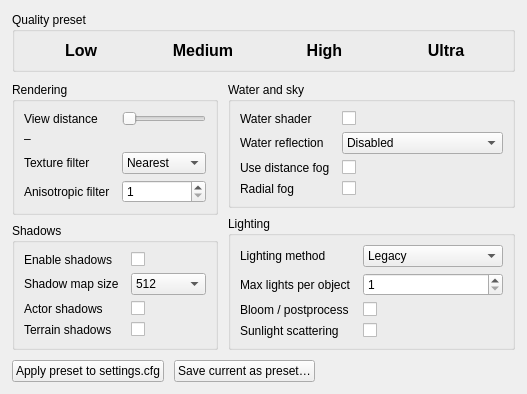
     <widget class="QWidget" name="graphicsPresetsTab">
      <attribute name="title">
       <string>Graphics Presets</string>
      </attribute>
      <layout class="QVBoxLayout" name="graphicsPresetsTabLayout">
       <property name="spacing"><number>10</number></property>
       <property name="leftMargin"><number>12</number></property>
       <property name="topMargin"><number>12</number></property>
       <property name="rightMargin"><number>12</number></property>
       <property name="bottomMargin"><number>12</number></property>

       <!-- Preset buttons group -->
       <item>
        <widget class="QGroupBox" name="graphicsPresetGroupBox">
         <property name="title"><string>Quality preset</string></property>
         <layout class="QHBoxLayout" name="graphicsPresetLayout">
          <property name="spacing"><number>8</number></property>
          <item>
           <widget class="QPushButton" name="presetLowButton">
            <property name="text"><string>Low</string></property>
            <property name="minimumHeight"><number>44</number></property>
            <property name="checkable"><bool>true</bool></property>
            <property name="styleSheet">
             <string notr="true">QPushButton { font-size: 12pt; font-weight: 600; border-radius: 4px; }
QPushButton:checked { background: #2e7d32; color: white; border: 2px solid #1b5e20; }</string>
            </property>
           </widget>
          </item>
          <item>
           <widget class="QPushButton" name="presetMediumButton">
            <property name="text"><string>Medium</string></property>
            <property name="minimumHeight"><number>44</number></property>
            <property name="checkable"><bool>true</bool></property>
            <property name="styleSheet">
             <string notr="true">QPushButton { font-size: 12pt; font-weight: 600; border-radius: 4px; }
QPushButton:checked { background: #1565c0; color: white; border: 2px solid #0d47a1; }</string>
            </property>
           </widget>
          </item>
          <item>
           <widget class="QPushButton" name="presetHighButton">
            <property name="text"><string>High</string></property>
            <property name="minimumHeight"><number>44</number></property>
            <property name="checkable"><bool>true</bool></property>
            <property name="styleSheet">
             <string notr="true">QPushButton { font-size: 12pt; font-weight: 600; border-radius: 4px; }
QPushButton:checked { background: #6a1b9a; color: white; border: 2px solid #4a148c; }</string>
            </property>
           </widget>
          </item>
          <item>
           <widget class="QPushButton" name="presetUltraButton">
            <property name="text"><string>Ultra</string></property>
            <property name="minimumHeight"><number>44</number></property>
            <property name="checkable"><bool>true</bool></property>
            <property name="styleSheet">
             <string notr="true">QPushButton { font-size: 12pt; font-weight: 600; border-radius: 4px; }
QPushButton:checked { background: #b71c1c; color: white; border: 2px solid #7f0000; }</string>
            </property>
           </widget>
          </item>
         </layout>
        </widget>
       </item>

       <!-- Two-column detail settings -->
       <item>
        <layout class="QHBoxLayout" name="graphicsDetailColumnsLayout">
         <property name="spacing"><number>10</number></property>

         <!-- Left column -->
         <item>
          <layout class="QVBoxLayout" name="graphicsLeftColumnLayout">
           <property name="spacing"><number>8</number></property>

           <item>
            <widget class="QGroupBox" name="renderingGroupBox">
             <property name="title"><string>Rendering</string></property>
             <layout class="QFormLayout" name="renderingFormLayout">
              <property name="horizontalSpacing"><number>12</number></property>
              <property name="verticalSpacing"><number>6</number></property>
              <item row="0" column="0"><widget class="QLabel" name="label_renderDistance"><property name="text"><string>View distance</string></property></widget></item>
              <item row="0" column="1">
               <widget class="QSlider" name="viewDistanceSlider">
                <property name="orientation"><enum>Qt::Horizontal</enum></property>
                <property name="minimum"><number>1000</number></property>
                <property name="maximum"><number>100000</number></property>
                <property name="singleStep"><number>1000</number></property>
               </widget>
              </item>
              <item row="1" column="0"><widget class="QLabel" name="label_viewDistanceValue"><property name="text"><string>–</string></property></widget></item>
              <item row="1" column="1"><spacer name="sp1"><property name="orientation"><enum>Qt::Horizontal</enum></property><property name="sizeHint" stdset="0"><size><width>0</width><height>0</height></size></property></spacer></item>
              <item row="2" column="0"><widget class="QLabel" name="label_textureFilter"><property name="text"><string>Texture filter</string></property></widget></item>
              <item row="2" column="1">
               <widget class="QComboBox" name="textureFilterComboBox">
                <item><property name="text"><string>Nearest</string></property><property name="userData" stdset="0"><string>nearest</string></property></item>
                <item><property name="text"><string>Bilinear</string></property><property name="userData" stdset="0"><string>linear</string></property></item>
                <item><property name="text"><string>Trilinear</string></property><property name="userData" stdset="0"><string>trilinear</string></property></item>
               </widget>
              </item>
              <item row="3" column="0"><widget class="QLabel" name="label_anisotropy"><property name="text"><string>Anisotropic filter</string></property></widget></item>
              <item row="3" column="1">
               <widget name="anisotropySpinBox" class="QSpinBox">
                <property name="minimum"><number>1</number></property>
                <property name="maximum"><number>16</number></property>
               </widget>
              </item>
             </layout>
            </widget>
           </item>

           <item>
            <widget class="QGroupBox" name="shadowsGroupBox">
             <property name="title"><string>Shadows</string></property>
             <layout class="QFormLayout" name="shadowsFormLayout">
              <property name="horizontalSpacing"><number>12</number></property>
              <property name="verticalSpacing"><number>6</number></property>
              <item row="0" column="0"><widget class="QLabel" name="label_shadows"><property name="text"><string>Enable shadows</string></property></widget></item>
              <item row="0" column="1"><widget class="QCheckBox" name="shadowsCheckBox"><property name="text"><string/></property></widget></item>
              <item row="1" column="0"><widget class="QLabel" name="label_shadowRes"><property name="text"><string>Shadow map size</string></property></widget></item>
              <item row="1" column="1">
               <widget class="QComboBox" name="shadowResComboBox">
                <item><property name="text"><string>512</string></property><property name="userData" stdset="0"><string>512</string></property></item>
                <item><property name="text"><string>1024</string></property><property name="userData" stdset="0"><string>1024</string></property></item>
                <item><property name="text"><string>2048</string></property><property name="userData" stdset="0"><string>2048</string></property></item>
                <item><property name="text"><string>4096</string></property><property name="userData" stdset="0"><string>4096</string></property></item>
               </widget>
              </item>
              <item row="2" column="0"><widget class="QLabel" name="label_actorShadows"><property name="text"><string>Actor shadows</string></property></widget></item>
              <item row="2" column="1"><widget class="QCheckBox" name="actorShadowsCheckBox"><property name="text"><string/></property></widget></item>
              <item row="3" column="0"><widget class="QLabel" name="label_terrainShadows"><property name="text"><string>Terrain shadows</string></property></widget></item>
              <item row="3" column="1"><widget class="QCheckBox" name="terrainShadowsCheckBox"><property name="text"><string/></property></widget></item>
             </layout>
            </widget>
           </item>

          </layout>
         </item>

         <!-- Right column -->
         <item>
          <layout class="QVBoxLayout" name="graphicsRightColumnLayout">
           <property name="spacing"><number>8</number></property>

           <item>
            <widget class="QGroupBox" name="waterGroupBox">
             <property name="title"><string>Water and sky</string></property>
             <layout class="QFormLayout" name="waterFormLayout">
              <property name="horizontalSpacing"><number>12</number></property>
              <property name="verticalSpacing"><number>6</number></property>
              <item row="0" column="0"><widget class="QLabel" name="label_waterShader"><property name="text"><string>Water shader</string></property></widget></item>
              <item row="0" column="1"><widget class="QCheckBox" name="waterShaderCheckBox"><property name="text"><string/></property></widget></item>
              <item row="1" column="0"><widget class="QLabel" name="label_waterReflection"><property name="text"><string>Water reflection</string></property></widget></item>
              <item row="1" column="1">
               <widget class="QComboBox" name="waterReflectionComboBox">
                <item><property name="text"><string>Disabled</string></property><property name="userData" stdset="0"><string>0</string></property></item>
                <item><property name="text"><string>Low</string></property><property name="userData" stdset="0"><string>1</string></property></item>
                <item><property name="text"><string>Medium</string></property><property name="userData" stdset="0"><string>2</string></property></item>
                <item><property name="text"><string>High</string></property><property name="userData" stdset="0"><string>3</string></property></item>
               </widget>
              </item>
              <item row="2" column="0"><widget class="QLabel" name="label_fog"><property name="text"><string>Use distance fog</string></property></widget></item>
              <item row="2" column="1"><widget class="QCheckBox" name="fogCheckBox"><property name="text"><string/></property></widget></item>
              <item row="3" column="0"><widget class="QLabel" name="label_radialFog"><property name="text"><string>Radial fog</string></property></widget></item>
              <item row="3" column="1"><widget class="QCheckBox" name="radialFogCheckBox"><property name="text"><string/></property></widget></item>
             </layout>
            </widget>
           </item>

           <item>
            <widget class="QGroupBox" name="lightingGroupBox">
             <property name="title"><string>Lighting</string></property>
             <layout class="QFormLayout" name="lightingFormLayout">
              <property name="horizontalSpacing"><number>12</number></property>
              <property name="verticalSpacing"><number>6</number></property>
              <item row="0" column="0"><widget class="QLabel" name="label_lightingMode"><property name="text"><string>Lighting method</string></property></widget></item>
              <item row="0" column="1">
               <widget class="QComboBox" name="lightingModeComboBox">
                <item><property name="text"><string>Legacy</string></property><property name="userData" stdset="0"><string>legacy</string></property></item>
                <item><property name="text"><string>Shaders</string></property><property name="userData" stdset="0"><string>shaders compatibility</string></property></item>
                <item><property name="text"><string>Shaders (instanced)</string></property><property name="userData" stdset="0"><string>shaders</string></property></item>
               </widget>
              </item>
              <item row="1" column="0"><widget class="QLabel" name="label_maxLights"><property name="text"><string>Max lights per object</string></property></widget></item>
              <item row="1" column="1">
               <widget name="maxLightsSpinBox" class="QSpinBox">
                <property name="minimum"><number>1</number></property>
                <property name="maximum"><number>64</number></property>
               </widget>
              </item>
              <item row="2" column="0"><widget class="QLabel" name="label_bloom"><property name="text"><string>Bloom / postprocess</string></property></widget></item>
              <item row="2" column="1"><widget class="QCheckBox" name="bloomCheckBox"><property name="text"><string/></property></widget></item>
              <item row="3" column="0"><widget class="QLabel" name="label_sunlight"><property name="text"><string>Sunlight scattering</string></property></widget></item>
              <item row="3" column="1"><widget class="QCheckBox" name="sunlightScatteringCheckBox"><property name="text"><string/></property></widget></item>
             </layout>
            </widget>
           </item>

          </layout>
         </item>

        </layout>
       </item>

       <!-- Action buttons for graphics presets -->
       <item>
        <layout class="QHBoxLayout" name="graphicsPresetActionLayout">
         <item>
          <widget class="QPushButton" name="applyGraphicsPresetButton">
           <property name="text"><string>Apply preset to settings.cfg</string></property>
           <property name="minimumHeight"><number>32</number></property>
          </widget>
         </item>
         <item>
          <widget class="QPushButton" name="saveGraphicsPresetButton">
           <property name="text"><string>Save current as preset…</string></property>
           <property name="minimumHeight"><number>32</number></property>
          </widget>
         </item>
         <item>
          <spacer name="graphicsPresetSpacer">
           <property name="orientation"><enum>Qt::Horizontal</enum></property>
           <property name="sizeHint" stdset="0"><size><width>40</width><height>20</height></size></property>
          </spacer>
         </item>
         <item>
          <widget class="QLabel" name="graphicsPresetStatusLabel">
           <property name="styleSheet">
            <string notr="true">font-size: 11px; color: palette(mid);</string>
           </property>
           <property name="text"><string/></property>
          </widget>
         </item>
        </layout>
       </item>

      </layout>
     </widget>
